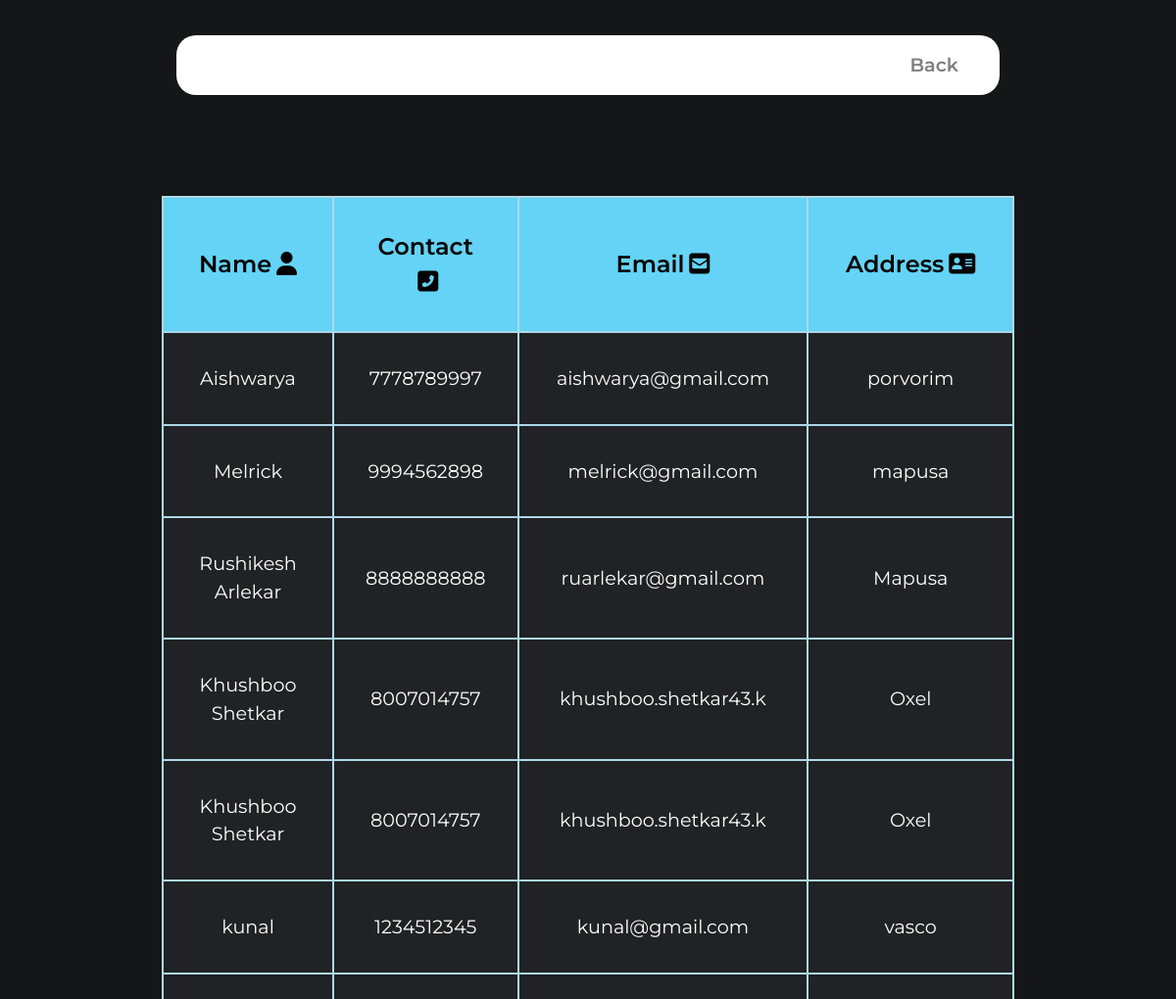
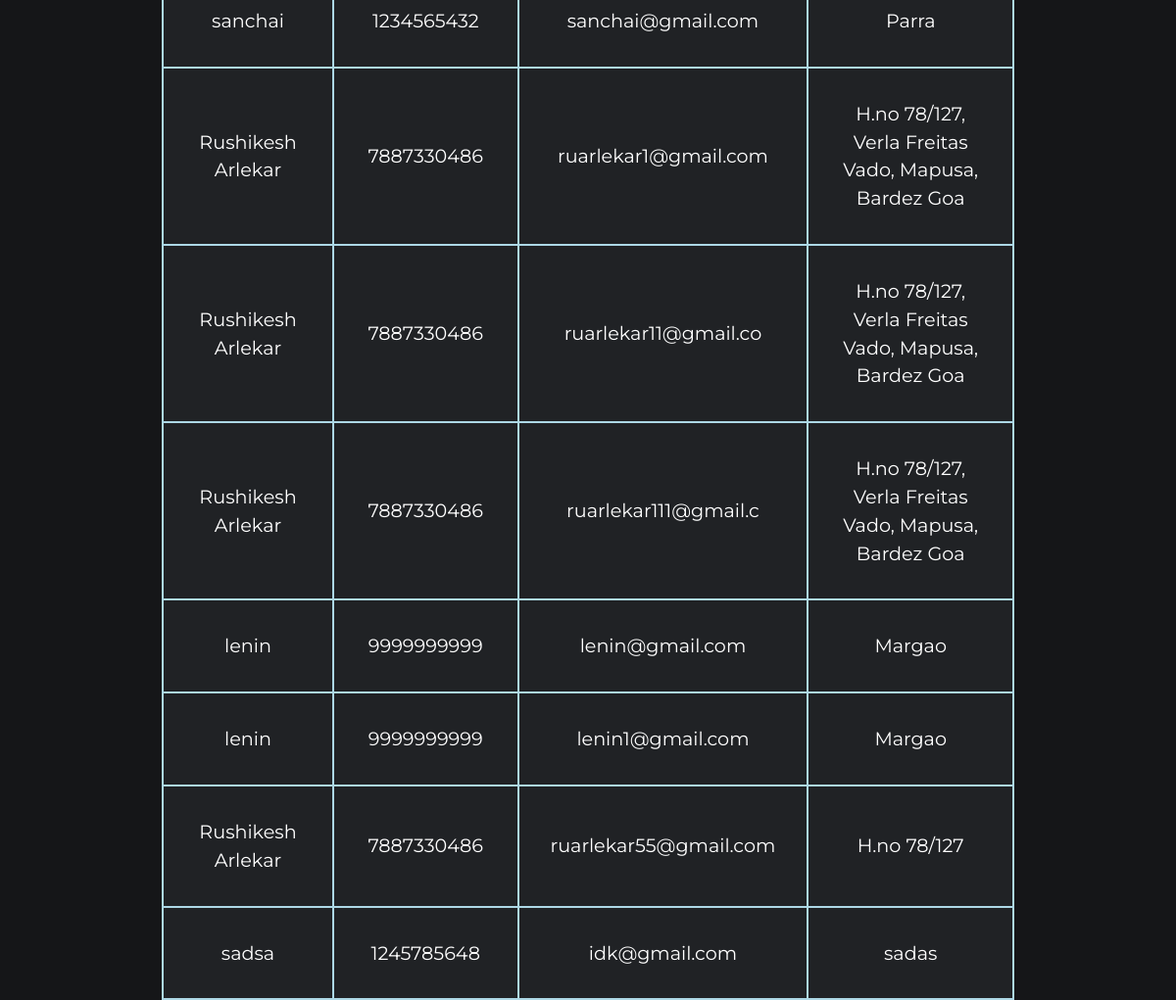
/ServiceCenter/displayCust.php, run on the app's committed database (2 pictures, top to bottom).
### tables this page shows
CREATE TABLE IF NOT EXISTS `customers` (
  `customer_id` int NOT NULL AUTO_INCREMENT,
  `customer_name` varchar(50) NOT NULL,
  `customer_phno` varchar(10) NOT NULL,
  `customer_email` varchar(40) NOT NULL,
  `customer_address` varchar(100) NOT NULL,
  PRIMARY KEY (`customer_id`)
);

### ServiceCenter/displayCust.php (the view, shortened to what this page needs)
<?php
require 'config/connect.php';
$chk_sql = mysqli_query($connect, "select * from customers");
?>
<!DOCTYPE html>
<html>
<head>
    <link rel="stylesheet" href="https://stackpath.bootstrapcdn.com/bootstrap/4.3.1/css/bootstrap.min.css">
    <link rel="stylesheet" href="css/profile.css">
    <link rel="stylesheet" href="css/style.css">
</head>
<body>
    <section id="title">
        <div class="containers-fluid">
            <nav class="navbar navbar-expand-lg navbar-light  ">
                <div class="collapse navbar-collapse" id="navbarSupportedContent">
                    <ul class="navbar-nav ml-auto">
                        <li class="nav-item">
                            <a class="nav-link" href="adminProfile.php" id="back">Back</a>
                        </li>
                    </ul>
                </div>
            </nav>
            <div class="row">
                <table class="user-details">
                    <tr>
                        <th>Name<i class="fa fa-user " style="margin-left: 5px;margin-top: 5px;"></i></th>
                        <th>Contact<i class="fas fa-phone-square-alt" style="margin-left: 5px;margin-top: 5px;"></i></th>
                        <th>Email<i class="fas fas fa-envelope-square" style="margin-left: 5px;margin-top: 5px;"></i></th>
                        <th>Address<i class="fas fa-address-card" style="margin-left: 5px;margin-top: 5px;"></i></th>
                    </tr>
                    <?php
                    while ($cus_data = mysqli_fetch_array($chk_sql)) {
                        $cusname = $cus_data['customer_name'];
                        $cuscontno = $cus_data['customer_phno'];
                        $cusemail = $cus_data['customer_email'];
                        $cusaddress = $cus_data['customer_address'];
                    ?>
                        <tr>
                            <td><?php echo $cusname; ?></td>
                            <td><?php echo $cuscontno; ?></td>
                            <td><?php echo $cusemail; ?></td>
                            <td><?php echo $cusaddress; ?></td>
                        </tr>
                    <?php
                    }
                    ?>
                </table>
            </div>
        </div>
    </section>
</body>
</html>

### ServiceCenter/css/profile.css (style rules this page uses)
body { font-family: "Montserrat", sans-serif; text-align: center; background-color: #6c757d; }
.containers-fluid { padding: 7% 15%; }
.navbar { margin: 0 0 1rem; background-color: white; color: #000; border-radius: 20px; }
.nav-item { padding: 0 18px; }
.nav-link { font-size: 1.2rem; font-family: "Montserrat", sans-serif; font-weight: 600; }
#title { background-color: #000; color: ghostwhite; text-align: left; }
#title .containers-fluid { padding: 3% 15% 8%; }
.containers-fluid { height: 97vh; background-color: #151618; }
table { width: 100%; }
table, th, td { color: white; border: 2px solid lightblue; text-align: center; padding: 2rem; }
th { height: 4.5rem; font-size: 1.5rem; font-weight: 600; color: black; background-color: rgb(100, 211, 245); }
td { height: 5rem; font-size: 1.2rem; background-color: black; }
.user-details th { height: 4.5rem; font-size: 1.5rem; font-weight: 600; color: black; background-color: rgb(100, 211, 245); }
.user-details td { height: 5rem; font-size: 1.2rem; background-color: #202225; }
.user-details { margin-top: 10%; }

### ServiceCenter/css/style.css (style rules this page uses)
* { box-sizing: border-box; }
body { background-color: #151618; }

### data on the page
customers: customer_name "Aishwarya", customer_phno "7778789997", customer_email "aishwarya@gmail.com", customer_address "porvorim"
customers: customer_name "Melrick", customer_phno "9994562898", customer_email "melrick@gmail.com", customer_address "mapusa"
customers: customer_name "Rushikesh Arlekar", customer_phno "8888888888", customer_email "ruarlekar@gmail.com", customer_address "Mapusa"
customers: customer_name "Khushboo Shetkar", customer_phno "8007014757", customer_email "khushboo.shetkar43.k", customer_address "Oxel"
customers: customer_name "Khushboo Shetkar", customer_phno "8007014757", customer_email "khushboo.shetkar43.k", customer_address "Oxel"
customers: customer_name "kunal", customer_phno "1234512345", customer_email "kunal@gmail.com", customer_address "vasco"
customers: customer_name "sanchai", customer_phno "1234565432", customer_email "sanchai@gmail.com", customer_address "Parra"
customers: customer_name "Rushikesh Arlekar", customer_phno "7887330486", customer_email "ruarlekar1@gmail.com", customer_address "H.no 78/127, Verla Freitas Vado, Mapusa, Bardez Goa"
customers: customer_name "Rushikesh Arlekar", customer_phno "7887330486", customer_email "ruarlekar11@gmail.co", customer_address "H.no 78/127, Verla Freitas Vado, Mapusa, Bardez Goa"
customers: customer_name "Rushikesh Arlekar", customer_phno "7887330486", customer_email "ruarlekar111@gmail.c", customer_address "H.no 78/127, Verla Freitas Vado, Mapusa, Bardez Goa"
customers: customer_name "lenin", customer_phno "9999999999", customer_email "lenin@gmail.com", customer_address "Margao"
customers: customer_name "lenin", customer_phno "9999999999", customer_email "lenin1@gmail.com", customer_address "Margao"
customers: customer_name "Rushikesh Arlekar", customer_phno "7887330486", customer_email "ruarlekar55@gmail.com", customer_address "H.no 78/127"
customers: customer_name "sadsa", customer_phno "1245785648", customer_email "idk@gmail.com", customer_address "sadas"
